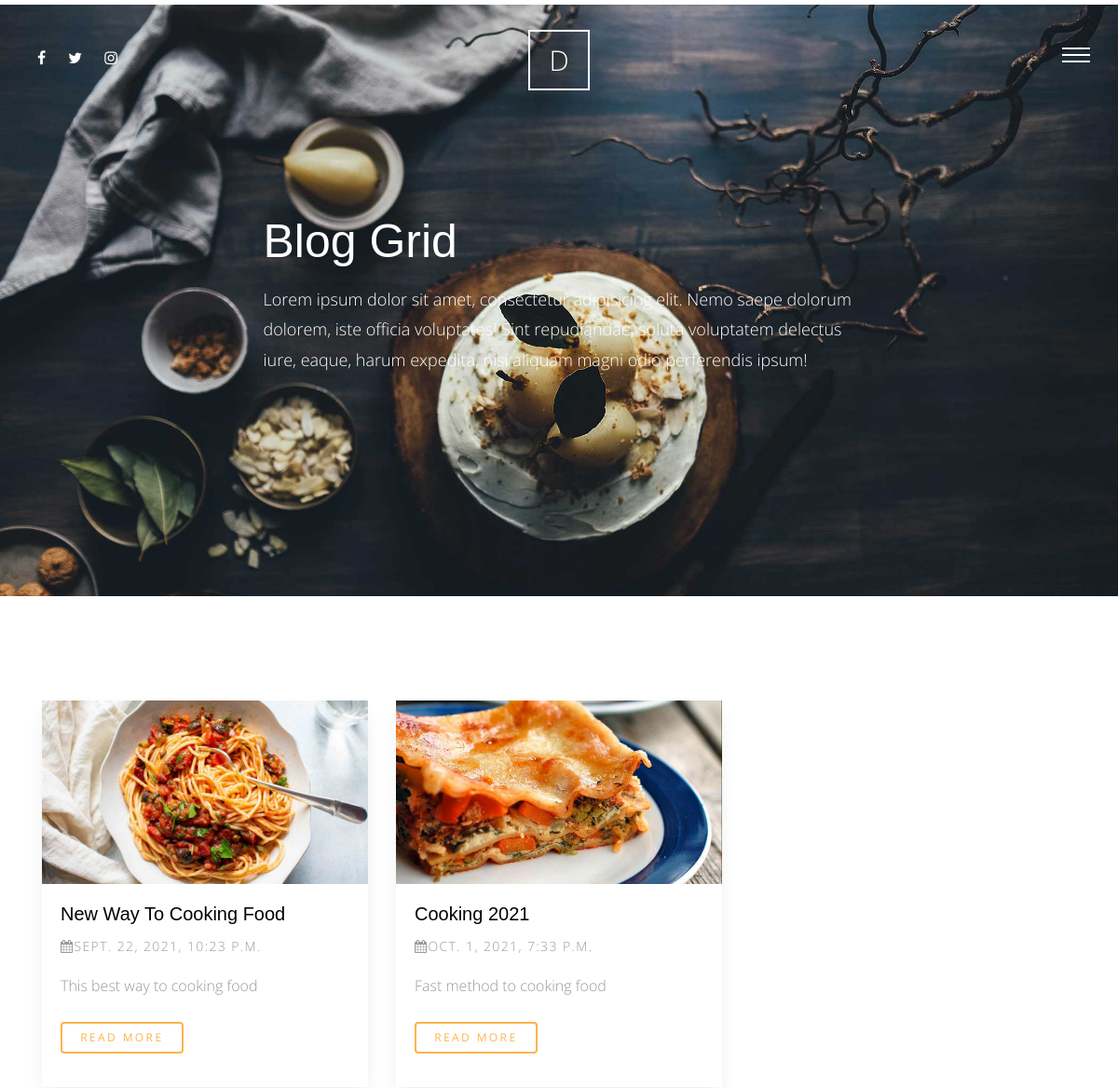
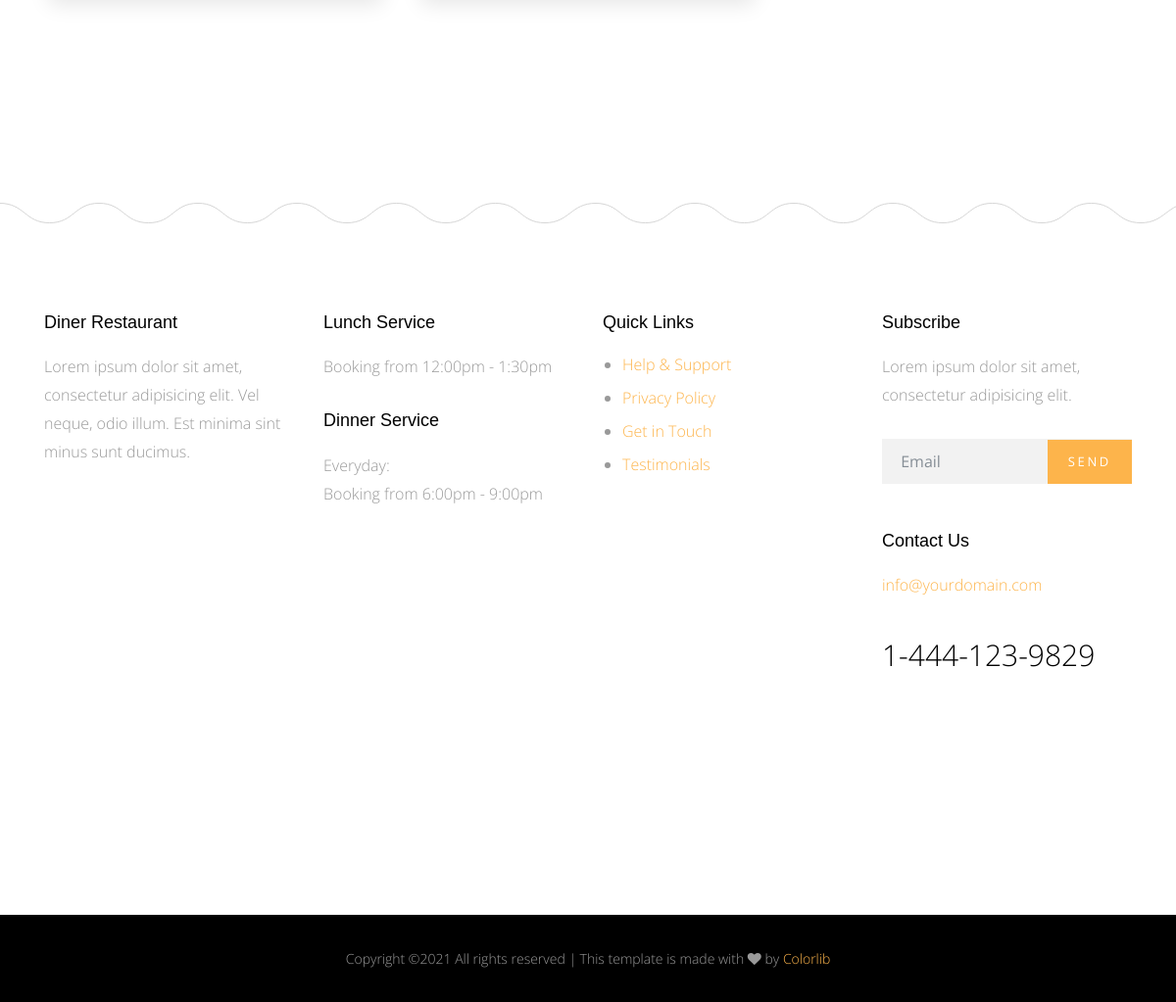
Screenshot of /blog/ with the database file from the repository (2 pictures, top to bottom).
### blog/models.py (models this page shows, shortened)
class Post(models.Model):
    title = models.CharField(max_length=50)
    content = models.TextField()
    author = models.ForeignKey(User, on_delete=models.CASCADE)
    image = models.ImageField(upload_to="blog", blank=True, null=True)
    tags = TaggableManager()
    category = models.ForeignKey(Category, on_delete=models.SET_NULL, null=True)
    created = models.DateTimeField(default=datetime.now())
    class Meta:
        verbose_name = "post"
        verbose_name_plural = "posts"

### blog/views.py (the view)
# urls.py: path("", views.post_list, name="post_list"),
def post_list(request):
    posts = Post.objects.all()
    search_result = request.GET.get('q')
    if search_result:
        posts = posts.filter(
            Q(title__icontains=search_result)|
            Q(content__icontains=search_result)
        )
    paginator = Paginator(posts, 3)
    page_number = request.GET.get('page')
    page_obj = paginator.get_page(page_number)
    return render(request, "blog/post_list.html", context={
        "posts": page_obj
    })

### blog/templates/blog/post_list.html (shortened to what this page needs)
{% extends 'base.html' %}
{% load static %}
{% block body %}
    <div class="main-wrap">
        <div class="cover_1 cover_sm">
        <div class="img_bg" style="background-image: url({% static 'site_static/img/slider-1.jpg' %})" data-stellar-background-ratio="0.5">
            <div class="container">
            <div class="row align-items-center justify-content-center">
                <div class="col-md-7" data-aos="fade-up">
                <h2 class="heading">Blog Grid</h2>
                <p class="lead">Lorem ipsum dolor sit amet, consectetur adipisicing elit. Nemo saepe dolorum dolorem, iste officia voluptates! Sint repudiandae, soluta voluptatem delectus iure, eaque, harum expedita, nisi aliquam magni odio perferendis ipsum!</p>
                </div>
            </div>
            </div>
        </div>
        </div>
    <div class="section">
        <div class="container">
            <div class="row mb-5">
                {% for post in posts %}
                    <div class="col-md-4">
                        <div class="media d-block media-bg-white mb-5" data-aos="fade-up"  data-aos-delay="400">
                            <figure>
                                <a href="{% url 'blog:post_details' post.id %}"><img src="{{ post.image.url }}" alt="Image placeholder" class="img-fluid"></a>
                            </figure>
                            <div class="media-body">
                                <h3><a href="{% url 'blog:post_details' post.id %}">{{ post.title|title }}</a></h3>
                                <p class="post-meta"><span><span class="fa fa-calendar"></span>{{ post.created }}</span></p>
                                <p class="mb-4">{{ post.content|capfirst }}</p>
                                <p><a href="{% url 'blog:post_details' post.id %}" class="btn btn-primary btn-outline-primary btn-sm">Read More</a></p>
                            </div>
                        </div>
                    </div>
                {% endfor %}
            </div>
        </div>
    </div>
{% endblock body %}

### static/site_static/css/style.css (style rules this page uses)
html { overflow-x: hidden; }
body { background: #fff; font-family: "Open Sans", cursive; font-size: 16px; line-height: 1.8; font-weight: 300; color: #999999; }
a { -webkit-transition: .3s all ease; -o-transition: .3s all ease; transition: .3s all ease; text-decoration: none; }
h1, h2, h3, h4, h5 { color: #000; font-family: "Playfair Display", Arial, sans-serif; }
h1 a, h2 a, h3 a, h4 a, h5 a { color: #000; }
.btn, .form-control { outline: none; }
.btn { font-size: 13px; text-transform: uppercase; letter-spacing: .2em; }
.btn.btn-primary { color: #fff; border-width: 2px; }
.btn.btn-sm { font-size: 12px; }
.btn.btn-outline-primary { border-width: 2px; color: #fdb44b; }
.media h3 { font-size: 20px; margin-bottom: 10px; }
.media .post-meta { font-size: 14px; letter-spacing: .1em; text-transform: uppercase; }
.media.media-bg-white { -webkit-box-shadow: 0 10px 20px -5px rgba(0, 0, 0, 0.1); box-shadow: 0 10px 20px -5px rgba(0, 0, 0, 0.1); }
.media.media-bg-white figure { margin-bottom: 0; }
.media.media-bg-white .media-body { padding: 20px; background: #fff; }
.lead { font-size: 16px; }
.section { padding: 7em 0; }
.cover_1 { position: relative; }
.cover_1 .lead { color: #fff; font-size: 18px; }
.cover_1 .img_bg { background-repeat: no-repeat; background-size: cover !important; background-position: center center; }
.cover_1 .img_bg, .cover_1 .img_bg > .container > .row { min-height: 700px; height: 100vh; }
.cover_1.cover_sm .img_bg, .cover_1.cover_sm .img_bg > .container > .row { min-height: 600px; height: 80vh; }
.cover_1 .heading { color: white; font-weight: 300; font-size: 30px; line-height: 1.5; }
@media (min-width: 768px) { .cover_1 .heading { font-size: 50px; line-height: 1.5; } }

### rows the page displays
Post: image (picture), title "New Way To Cooking Food", created "SEPT. 22, 2021, 10:23 P.M.", content "This best way to cooking food"
Post: image (picture), title "Cooking 2021", created "OCT. 1, 2021, 7:33 P.M.", content "Fast method to cooking food"
